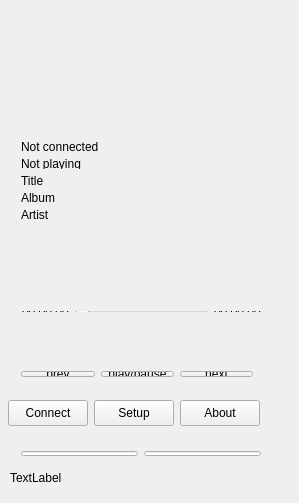
<?xml version="1.0" encoding="UTF-8"?>
<ui version="4.0">
 <class>AngelClient</class>
 <widget class="QWidget" name="AngelClient">
  <property name="geometry">
   <rect>
    <x>0</x>
    <y>0</y>
    <width>299</width>
    <height>503</height>
   </rect>
  </property>
  <property name="windowTitle">
   <string>AngelClient</string>
  </property>
  <widget class="QPushButton" name="bindButton">
   <property name="geometry">
    <rect>
     <x>8</x>
     <y>400</y>
     <width>80</width>
     <height>26</height>
    </rect>
   </property>
   <property name="text">
    <string>Connect</string>
   </property>
  </widget>
  <widget class="QPushButton" name="pushButton">
   <property name="geometry">
    <rect>
     <x>94</x>
     <y>400</y>
     <width>80</width>
     <height>26</height>
    </rect>
   </property>
   <property name="text">
    <string>Setup</string>
   </property>
  </widget>
  <widget class="QPushButton" name="pushButton_2">
   <property name="geometry">
    <rect>
     <x>180</x>
     <y>400</y>
     <width>80</width>
     <height>26</height>
    </rect>
   </property>
   <property name="text">
    <string>About</string>
   </property>
  </widget>
  <widget class="QLabel" name="console">
   <property name="geometry">
    <rect>
     <x>10</x>
     <y>470</y>
     <width>261</width>
     <height>16</height>
    </rect>
   </property>
   <property name="text">
    <string>TextLabel</string>
   </property>
  </widget>
  <widget class="QWidget" name="layoutWidget">
   <property name="geometry">
    <rect>
     <x>10</x>
     <y>130</y>
     <width>271</width>
     <height>101</height>
    </rect>
   </property>
   <layout class="QVBoxLayout" name="verticalLayout">
    <item>
     <widget class="QLabel" name="connectionStatus">
      <property name="text">
       <string>Not connected</string>
      </property>
     </widget>
    </item>
    <item>
     <widget class="QLabel" name="playingStatus">
      <property name="text">
       <string>Not playing</string>
      </property>
     </widget>
    </item>
    <item>
     <widget class="QLabel" name="title">
      <property name="text">
       <string>Title</string>
      </property>
     </widget>
    </item>
    <item>
     <widget class="QLabel" name="album">
      <property name="text">
       <string>Album</string>
      </property>
     </widget>
    </item>
    <item>
     <widget class="QLabel" name="artist">
      <property name="text">
       <string>Artist</string>
      </property>
     </widget>
    </item>
   </layout>
  </widget>
  <widget class="QWidget" name="layoutWidget">
   <property name="geometry">
    <rect>
     <x>10</x>
     <y>360</y>
     <width>254</width>
     <height>28</height>
    </rect>
   </property>
   <layout class="QHBoxLayout" name="horizontalLayout">
    <item>
     <widget class="QPushButton" name="prevButton">
      <property name="baseSize">
       <size>
        <width>0</width>
        <height>0</height>
       </size>
      </property>
      <property name="text">
       <string>prev</string>
      </property>
     </widget>
    </item>
    <item>
     <widget class="QPushButton" name="playPauseButton">
      <property name="text">
       <string>play/pause</string>
      </property>
     </widget>
    </item>
    <item>
     <widget class="QPushButton" name="nextButton">
      <property name="text">
       <string>next</string>
      </property>
     </widget>
    </item>
   </layout>
  </widget>
  <widget class="QWidget" name="layoutWidget">
   <property name="geometry">
    <rect>
     <x>10</x>
     <y>440</y>
     <width>262</width>
     <height>27</height>
    </rect>
   </property>
   <layout class="QHBoxLayout" name="horizontalLayout_3">
    <item>
     <widget class="QLineEdit" name="hostAddress"/>
    </item>
    <item>
     <widget class="QLineEdit" name="port"/>
    </item>
   </layout>
  </widget>
  <widget class="QWidget" name="layoutWidget">
   <property name="geometry">
    <rect>
     <x>11</x>
     <y>300</y>
     <width>261</width>
     <height>23</height>
    </rect>
   </property>
   <layout class="QHBoxLayout" name="horizontalLayout_2">
    <item>
     <widget class="QLabel" name="elapsed">
      <property name="text">
       <string>00:00:00</string>
      </property>
     </widget>
    </item>
    <item>
     <widget class="QSlider" name="slider">
      <property name="orientation">
       <enum>Qt::Horizontal</enum>
      </property>
     </widget>
    </item>
    <item>
     <widget class="QLabel" name="duration">
      <property name="text">
       <string>00:00:00</string>
      </property>
     </widget>
    </item>
   </layout>
  </widget>
 </widget>
 <layoutdefault spacing="6" margin="11"/>
 <resources/>
 <connections/>
</ui>
